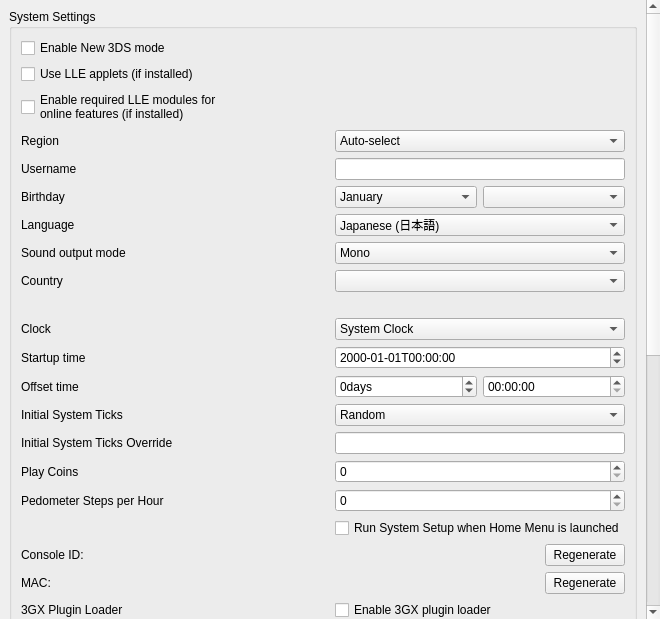
<?xml version="1.0" encoding="UTF-8"?>
<ui version="4.0">
 <class>ConfigureSystem</class>
 <widget class="QWidget" name="ConfigureSystem">
  <property name="geometry">
   <rect>
    <x>0</x>
    <y>0</y>
    <width>653</width>
    <height>619</height>
   </rect>
  </property>
  <property name="windowTitle">
   <string>Form</string>
  </property>
  <layout class="QVBoxLayout" name="verticalLayout_scrollbar">
   <property name="spacing">
    <number>0</number>
   </property>
   <property name="leftMargin">
    <number>0</number>
   </property>
   <property name="topMargin">
    <number>0</number>
   </property>
   <property name="rightMargin">
    <number>0</number>
   </property>
   <property name="bottomMargin">
    <number>0</number>
   </property>
   <item>
    <widget class="QScrollArea" name="scrollArea">
     <property name="minimumSize">
      <size>
       <width>660</width>
       <height>480</height>
      </size>
     </property>
     <property name="frameShape">
      <enum>QFrame::NoFrame</enum>
     </property>
     <property name="lineWidth">
      <number>1</number>
     </property>
     <property name="widgetResizable">
      <bool>true</bool>
     </property>
     <widget class="QWidget" name="scrollAreaWidgetContents">
      <property name="geometry">
       <rect>
        <x>0</x>
        <y>0</y>
        <width>422</width>
        <height>500</height>
       </rect>
      </property>
      <layout class="QHBoxLayout" name="horizontalLayout">
       <item>
        <layout class="QVBoxLayout" name="verticalLayout">
         <item>
          <widget class="QGroupBox" name="group_system_settings">
           <property name="title">
            <string>System Settings</string>
           </property>
           <layout class="QGridLayout" name="gridLayout">
            <item row="0" column="0">
             <widget class="QCheckBox" name="toggle_new_3ds">
              <property name="text">
               <string>Enable New 3DS mode</string>
              </property>
             </widget>
            </item>
            <item row="1" column="0">
             <widget class="QCheckBox" name="toggle_lle_applets">
              <property name="text">
               <string>Use LLE applets (if installed)</string>
              </property>
             </widget>
            </item>
            <item row="2" column="0">
             <widget class="QCheckBox" name="enable_required_online_lle_modules">
              <property name="text">
               <string>Enable required LLE modules for
online features (if installed)</string>
              </property>
              <property name="toolTip">
               <string>Enables the LLE modules needed for online multiplayer, eShop access, etc.</string>
              </property>
             </widget>
            </item>
            <item row="3" column="0">
             <widget class="QLabel" name="region_label">
              <property name="text">
               <string>Region</string>
              </property>
             </widget>
            </item>
            <item row="3" column="1">
             <widget class="QComboBox" name="region_combobox">
              <item>
               <property name="text">
                <string>Auto-select</string>
               </property>
              </item>
              <item>
               <property name="text">
                <string notr="true">JPN</string>
               </property>
              </item>
              <item>
               <property name="text">
                <string notr="true">USA</string>
               </property>
              </item>
              <item>
               <property name="text">
                <string notr="true">EUR</string>
               </property>
              </item>
              <item>
               <property name="text">
                <string notr="true">AUS</string>
               </property>
              </item>
              <item>
               <property name="text">
                <string notr="true">CHN</string>
               </property>
              </item>
              <item>
               <property name="text">
                <string notr="true">KOR</string>
               </property>
              </item>
              <item>
               <property name="text">
                <string notr="true">TWN</string>
               </property>
              </item>
             </widget>
            </item>
            <item row="4" column="1">
             <widget class="QLineEdit" name="edit_username">
              <property name="sizePolicy">
               <sizepolicy hsizetype="Preferred" vsizetype="Fixed">
                <horstretch>0</horstretch>
                <verstretch>0</verstretch>
               </sizepolicy>
              </property>
              <property name="maxLength">
               <number>10</number>
              </property>
             </widget>
            </item>
            <item row="4" column="0">
             <widget class="QLabel" name="label_username">
              <property name="text">
               <string>Username</string>
              </property>
             </widget>
            </item>
            <item row="5" column="0">
             <widget class="QLabel" name="label_birthday">
              <property name="text">
               <string>Birthday</string>
              </property>
             </widget>
            </item>
            <item row="5" column="1">
             <layout class="QHBoxLayout" name="horizontalLayout_birthday2">
              <item>
               <widget class="QComboBox" name="combo_birthmonth">
                <item>
                 <property name="text">
                  <string>January</string>
                 </property>
                </item>
                <item>
                 <property name="text">
                  <string>February</string>
                 </property>
                </item>
                <item>
                 <property name="text">
                  <string>March</string>
                 </property>
                </item>
                <item>
                 <property name="text">
                  <string>April</string>
                 </property>
                </item>
                <item>
                 <property name="text">
                  <string>May</string>
                 </property>
                </item>
                <item>
                 <property name="text">
                  <string>June</string>
                 </property>
                </item>
                <item>
                 <property name="text">
                  <string>July</string>
                 </property>
                </item>
                <item>
                 <property name="text">
                  <string>August</string>
                 </property>
                </item>
                <item>
                 <property name="text">
                  <string>September</string>
                 </property>
                </item>
                <item>
                 <property name="text">
                  <string>October</string>
                 </property>
                </item>
                <item>
                 <property name="text">
                  <string>November</string>
                 </property>
                </item>
                <item>
                 <property name="text">
                  <string>December</string>
                 </property>
                </item>
               </widget>
              </item>
              <item>
               <widget class="QComboBox" name="combo_birthday"/>
              </item>
             </layout>
            </item>
            <item row="6" column="0">
             <widget class="QLabel" name="label_language">
              <property name="text">
               <string>Language</string>
              </property>
             </widget>
            </item>
            <item row="6" column="1">
             <widget class="QComboBox" name="combo_language">
              <property name="toolTip">
               <string>Note: this can be overridden when region setting is auto-select</string>
              </property>
              <item>
               <property name="text">
                <string>Japanese (日本語)</string>
               </property>
              </item>
              <item>
               <property name="text">
                <string>English</string>
               </property>
              </item>
              <item>
               <property name="text">
                <string>French (français)</string>
               </property>
              </item>
              <item>
               <property name="text">
                <string>German (Deutsch)</string>
               </property>
              </item>
              <item>
               <property name="text">
                <string>Italian (italiano)</string>
               </property>
              </item>
              <item>
               <property name="text">
                <string>Spanish (español)</string>
               </property>
              </item>
              <item>
               <property name="text">
                <string>Simplified Chinese (简体中文)</string>
               </property>
              </item>
              <item>
               <property name="text">
                <string>Korean (한국어)</string>
               </property>
              </item>
              <item>
               <property name="text">
                <string>Dutch (Nederlands)</string>
               </property>
              </item>
              <item>
               <property name="text">
                <string>Portuguese (português)</string>
               </property>
              </item>
              <item>
               <property name="text">
                <string>Russian (Русский)</string>
               </property>
              </item>
              <item>
               <property name="text">
                <string>Traditional Chinese (正體中文)</string>
               </property>
              </item>
             </widget>
            </item>
            <item row="7" column="0">
             <widget class="QLabel" name="label_sound">
              <property name="text">
               <string>Sound output mode</string>
              </property>
             </widget>
            </item>
            <item row="7" column="1">
             <widget class="QComboBox" name="combo_sound">
              <item>
               <property name="text">
                <string>Mono</string>
               </property>
              </item>
              <item>
               <property name="text">
                <string>Stereo</string>
               </property>
              </item>
              <item>
               <property name="text">
                <string>Surround</string>
               </property>
              </item>
             </widget>
            </item>
            <item row="8" column="0">
             <widget class="QLabel" name="label_country">
              <property name="text">
               <string>Country</string>
              </property>
             </widget>
            </item>
            <item row="8" column="1">
             <widget class="QComboBox" name="combo_country"/>
            </item>
            <item row="9" column="1">
             <widget class="QLabel" name="label_country_invalid">
              <property name="text">
               <string/>
              </property>
             </widget>
            </item>
            <item row="10" column="0">
             <widget class="QLabel" name="label_init_clock">
              <property name="text">
               <string>Clock</string>
              </property>
             </widget>
            </item>
            <item row="10" column="1">
             <widget class="QComboBox" name="combo_init_clock">
              <item>
               <property name="text">
                <string>System Clock</string>
               </property>
              </item>
              <item>
               <property name="text">
                <string>Fixed Time</string>
               </property>
              </item>
             </widget>
            </item>
            <item row="11" column="0">
             <widget class="QLabel" name="label_init_time">
              <property name="text">
               <string>Startup time</string>
              </property>
             </widget>
            </item>
            <item row="11" column="1">
             <widget class="QDateTimeEdit" name="edit_init_time">
              <property name="displayFormat">
               <string>yyyy-MM-ddTHH:mm:ss</string>
              </property>
             </widget>
            </item>
            <item row="12" column="0">
             <widget class="QLabel" name="label_init_time_offset">
              <property name="text">
               <string>Offset time</string>
              </property>
             </widget>
            </item>
            <item row="12" column="1">
             <layout class="QGridLayout" name="edit_init_time_offset_grid">
              <item row="0" column="0">
               <widget class="QSpinBox" name="edit_init_time_offset_days">
                <property name="suffix">
                 <string>days</string>
                </property>
                <property name="minimum">
                 <number>-2147483648</number>
                </property>
                <property name="maximum">
                 <number>2147483647</number>
                </property>
               </widget>
              </item>
              <item row="0" column="1">
               <widget class="QTimeEdit" name="edit_init_time_offset_time">
                <property name="displayFormat">
                 <string>HH:mm:ss</string>
                </property>
               </widget>
              </item>
             </layout>
            </item>
            <item row="13" column="0">
             <widget class="QLabel" name="label_init_ticks_type">
              <property name="text">
               <string>Initial System Ticks</string>
              </property>
             </widget>
            </item>
            <item row="13" column="1">
             <widget class="QComboBox" name="combo_init_ticks_type">
              <item>
               <property name="text">
                <string>Random</string>
               </property>
              </item>
              <item>
               <property name="text">
                <string>Fixed</string>
               </property>
              </item>
             </widget>
            </item>
            <item row="14" column="0">
             <widget class="QLabel" name="label_init_ticks_value">
              <property name="text">
               <string>Initial System Ticks Override</string>
              </property>
             </widget>
            </item>
            <item row="14" column="1">
             <widget class="QLineEdit" name="edit_init_ticks_value">
              <property name="sizePolicy">
               <sizepolicy hsizetype="Preferred" vsizetype="Fixed">
                <horstretch>0</horstretch>
                <verstretch>0</verstretch>
               </sizepolicy>
              </property>
              <property name="maxLength">
               <number>20</number>
              </property>
             </widget>
            </item>
            <item row="15" column="0">
             <widget class="QLabel" name="label_play_coins">
              <property name="text">
               <string>Play Coins</string>
              </property>
             </widget>
            </item>
            <item row="15" column="1">
             <widget class="QSpinBox" name="spinBox_play_coins">
              <property name="maximum">
               <number>300</number>
              </property>
             </widget>
            </item>
            <item row="16" column="0">
              <widget class="QLabel" name="label_steps_per_hour">
                <property name="toolTip">
                 <string>&lt;html&gt;&lt;head/&gt;&lt;body&gt;&lt;p&gt;Number of steps per hour reported by the pedometer. Range from 0 to 65,535.&lt;/p&gt;&lt;/body&gt;&lt;/html&gt;</string>
                </property>
                <property name="text">
                  <string>Pedometer Steps per Hour</string>
                </property>
              </widget>
            </item>
            <item row="16" column="1">
              <widget class="QSpinBox" name="spinBox_steps_per_hour">
                <property name="maximum">
                  <number>9999</number>
                </property>
              </widget>
            </item>
            <item row="17" column="1">
             <widget class="QCheckBox" name="toggle_system_setup">
              <property name="text">
               <string>Run System Setup when Home Menu is launched</string>
              </property>
             </widget>
            </item>
            <item row="18" column="0">
             <widget class="QLabel" name="label_console_id">
              <property name="text">
               <string>Console ID:</string>
              </property>
             </widget>
            </item>
            <item row="18" column="1">
             <widget class="QPushButton" name="button_regenerate_console_id">
              <property name="sizePolicy">
               <sizepolicy hsizetype="Fixed" vsizetype="Fixed">
                <horstretch>0</horstretch>
                <verstretch>0</verstretch>
               </sizepolicy>
              </property>
              <property name="layoutDirection">
               <enum>Qt::RightToLeft</enum>
              </property>
              <property name="text">
               <string>Regenerate</string>
              </property>
             </widget>
            </item>
            <item row="19" column="0">
              <widget class="QLabel" name="label_mac">
                <property name="text">
                  <string>MAC:</string>
                </property>
              </widget>
            </item>
            <item row="19" column="1">
              <widget class="QPushButton" name="button_regenerate_mac">
                <property name="sizePolicy">
                  <sizepolicy hsizetype="Fixed" vsizetype="Fixed">
                    <horstretch>0</horstretch>
                    <verstretch>0</verstretch>
                  </sizepolicy>
                </property>
                <property name="layoutDirection">
                  <enum>Qt::RightToLeft</enum>
                </property>
                <property name="text">
                  <string>Regenerate</string>
                </property>
              </widget>
            </item>
            <item row="20" column="0">
             <widget class="QLabel" name="label_plugin_loader">
              <property name="text">
               <string>3GX Plugin Loader</string>
              </property>
             </widget>
            </item>
            <item row="20" column="1">
             <widget class="QCheckBox" name="plugin_loader">
              <property name="text">
               <string>Enable 3GX plugin loader</string>
              </property>
             </widget>
            </item>
            <item row="21" column="1">
             <widget class="QCheckBox" name="allow_plugin_loader">
              <property name="text">
               <string>Allow applications to change plugin loader state</string>
              </property>
             </widget>
            </item>
            <item row="22" column="0">
             <widget class="QLabel" name="label_nus_download">
              <property name="text">
               <string>Download System Files from Nintendo servers</string>
              </property>
             </widget>
            </item>
            <item row="22" column="1">
             <widget class="QWidget" name="body_nus_download">
              <layout class="QHBoxLayout" name="horizontalLayout_nus_download">
               <item>
                <widget class="QComboBox" name="combo_download_set">
                 <item>
                  <property name="text">
                   <string>Minimal</string>
                  </property>
                 </item>
                 <item>
                  <property name="text">
                   <string>Old 3DS</string>
                  </property>
                 </item>
                 <item>
                  <property name="text">
                   <string>New 3DS</string>
                  </property>
                 </item>
                </widget>
               </item>
               <item>
                <widget class="QComboBox" name="combo_download_region">
                 <item>
                  <property name="text">
                   <string>JPN</string>
                  </property>
                 </item>
                 <item>
                  <property name="text">
                   <string>USA</string>
                  </property>
                 </item>
                 <item>
                  <property name="text">
                   <string>EUR</string>
                  </property>
                 </item>
                 <item>
                  <property name="text">
                   <string>AUS</string>
                  </property>
                 </item>
                 <item>
                  <property name="text">
                   <string>CHN</string>
                  </property>
                 </item>
                 <item>
                  <property name="text">
                   <string>KOR</string>
                  </property>
                 </item>
                 <item>
                  <property name="text">
                   <string>TWN</string>
                  </property>
                 </item>
                </widget>
               </item>
               <item>
                <widget class="QPushButton" name="button_start_download">
                 <property name="sizePolicy">
                  <sizepolicy hsizetype="Fixed" vsizetype="Fixed">
                   <horstretch>0</horstretch>
                   <verstretch>0</verstretch>
                  </sizepolicy>
                 </property>
                 <property name="layoutDirection">
                  <enum>Qt::RightToLeft</enum>
                 </property>
                 <property name="text">
                  <string>Download</string>
                 </property>
                </widget>
               </item>
              </layout>
             </widget>
            </item>
           </layout>
          </widget>
         </item>
         <item>
          <widget class="QGroupBox" name="group_real_console_unique_data">
           <property name="title">
            <string>Real Console Unique Data</string>
           </property>
           <layout class="QGridLayout" name="gridLayout1">
            <item row="0" column="0" colspan="2">
             <widget class="QGroupBox" name="group_real_console_unique_data_core">
               <layout class="QGridLayout" name="gridLayout2">
                <item row="0" column="0" colspan="2">
                 <widget class="QWidget" name="linked_console">
                  <layout class="QHBoxLayout" name="horizontalLayout_linked_console">
                   <item>
                    <widget class="QLabel" name="label_linked_console">
                     <property name="text">
                       <string>Your real console is linked to Azahar.</string>
                     </property>
                    </widget>
                   </item>
                   <item>
                    <widget class="QPushButton" name="button_unlink_console">
                     <property name="sizePolicy">
                      <sizepolicy hsizetype="Fixed" vsizetype="Fixed">
                       <horstretch>0</horstretch>
                       <verstretch>0</verstretch>
                      </sizepolicy>
                     </property>
                     <property name="layoutDirection">
                      <enum>Qt::RightToLeft</enum>
                     </property>
                     <property name="text">
                      <string>Unlink</string>
                     </property>
                    </widget>
                   </item>
                  </layout>
                 </widget>
                </item>
                <item row="1" column="0">
                 <widget class="QLabel" name="label_otp">
                  <property name="text">
                   <string>OTP</string>
                  </property>
                 </widget>
                </item>
                <item row="1" column="1">
                 <widget class="QWidget" name="otp">
                  <layout class="QHBoxLayout" name="horizontalLayout_otp">
                   <item>
                    <widget class="QLabel" name="label_otp_status">
                     <property name="text">
                      <string/>
                     </property>
                    </widget>
                   </item>
                   <item>
                    <widget class="QPushButton" name="button_otp">
                     <property name="sizePolicy">
                      <sizepolicy hsizetype="Fixed" vsizetype="Fixed">
                       <horstretch>0</horstretch>
                       <verstretch>0</verstretch>
                      </sizepolicy>
                     </property>
                     <property name="layoutDirection">
                      <enum>Qt::RightToLeft</enum>
                     </property>
                     <property name="text">
                      <string>Choose</string>
                     </property>
                    </widget>
                   </item>
                  </layout>
                 </widget>
                </item>
                <item row="2" column="0">
                 <widget class="QLabel" name="label_secure_info">
                  <property name="text">
                   <string>SecureInfo_A/B</string>
                  </property>
                 </widget>
                </item>
                <item row="2" column="1">
                 <widget class="QWidget" name="secure_info">
                  <layout class="QHBoxLayout" name="horizontalLayout_secure_info">
                   <item>
                    <widget class="QLabel" name="label_secure_info_status">
                     <property name="text">
                      <string/>
                     </property>
                    </widget>
                   </item>
                   <item>
                    <widget class="QPushButton" name="button_secure_info">
                     <property name="sizePolicy">
                      <sizepolicy hsizetype="Fixed" vsizetype="Fixed">
                       <horstretch>0</horstretch>
                       <verstretch>0</verstretch>
                      </sizepolicy>
                     </property>
                     <property name="layoutDirection">
                      <enum>Qt::RightToLeft</enum>
                     </property>
                     <property name="text">
                      <string>Choose</string>
                     </property>
                    </widget>
                   </item>
                  </layout>
                 </widget>
                </item>
                <item row="3" column="0">
                 <widget class="QLabel" name="label_friend_code_seed">
                  <property name="text">
                   <string>LocalFriendCodeSeed_A/B</string>
                  </property>
                 </widget>
                </item>
                <item row="3" column="1">
                 <widget class="QWidget" name="friend_code_seed">
                  <layout class="QHBoxLayout" name="horizontalLayout_friend_code_seed">
                   <item>
                    <widget class="QLabel" name="label_friend_code_seed_status">
                     <property name="text">
                      <string/>
                     </property>
                    </widget>
                   </item>
                   <item>
                    <widget class="QPushButton" name="button_friend_code_seed">
                     <property name="sizePolicy">
                      <sizepolicy hsizetype="Fixed" vsizetype="Fixed">
                       <horstretch>0</horstretch>
                       <verstretch>0</verstretch>
                      </sizepolicy>
                     </property>
                     <property name="layoutDirection">
                      <enum>Qt::RightToLeft</enum>
                     </property>
                     <property name="text">
                      <string>Choose</string>
                     </property>
                    </widget>
                   </item>
                  </layout>
                 </widget>
                </item>
               </layout>
             </widget>
            </item>
            <item row="1" column="0">
             <widget class="QLabel" name="label_movable">
              <property name="text">
               <string>movable.sed</string>
              </property>
             </widget>
            </item>
            <item row="1" column="1">
             <widget class="QWidget" name="movable">
              <layout class="QHBoxLayout" name="horizontalLayout_movable">
               <item>
                <widget class="QLabel" name="label_movable_status">
                 <property name="text">
                  <string/>
                 </property>
                </widget>
               </item>
               <item>
                <widget class="QPushButton" name="button_movable">
                 <property name="sizePolicy">
                  <sizepolicy hsizetype="Fixed" vsizetype="Fixed">
                   <horstretch>0</horstretch>
                   <verstretch>0</verstretch>
                  </sizepolicy>
                 </property>
                 <property name="layoutDirection">
                  <enum>Qt::RightToLeft</enum>
                 </property>
                 <property name="text">
                  <string>Choose</string>
                 </property>
                </widget>
               </item>
              </layout>
             </widget>
            </item>
           </layout>
          </widget>
         </item>
         <item>
          <widget class="QLabel" name="label_disable_info">
           <property name="text">
            <string>System settings are available only when applications is not running.</string>
           </property>
           <property name="wordWrap">
            <bool>true</bool>
           </property>
          </widget>
         </item>
         <item>
          <spacer name="verticalSpacer">
           <property name="orientation">
            <enum>Qt::Vertical</enum>
           </property>
           <property name="sizeHint" stdset="0">
            <size>
             <width>20</width>
             <height>40</height>
            </size>
           </property>
          </spacer>
         </item>
        </layout>
       </item>
      </layout>
     </widget>
    </widget>
   </item>
  </layout>
 </widget>
 <tabstops>
  <tabstop>toggle_new_3ds</tabstop>
  <tabstop>edit_username</tabstop>
  <tabstop>combo_birthmonth</tabstop>
  <tabstop>combo_birthday</tabstop>
  <tabstop>combo_language</tabstop>
  <tabstop>combo_sound</tabstop>
  <tabstop>combo_country</tabstop>
  <tabstop>combo_init_clock</tabstop>
  <tabstop>edit_init_time</tabstop>
  <tabstop>spinBox_play_coins</tabstop>
  <tabstop>spinBox_steps_per_hour</tabstop>
  <tabstop>button_regenerate_console_id</tabstop>
  <tabstop>button_regenerate_mac</tabstop>
 </tabstops>
 <resources/>
 <connections/>
</ui>
